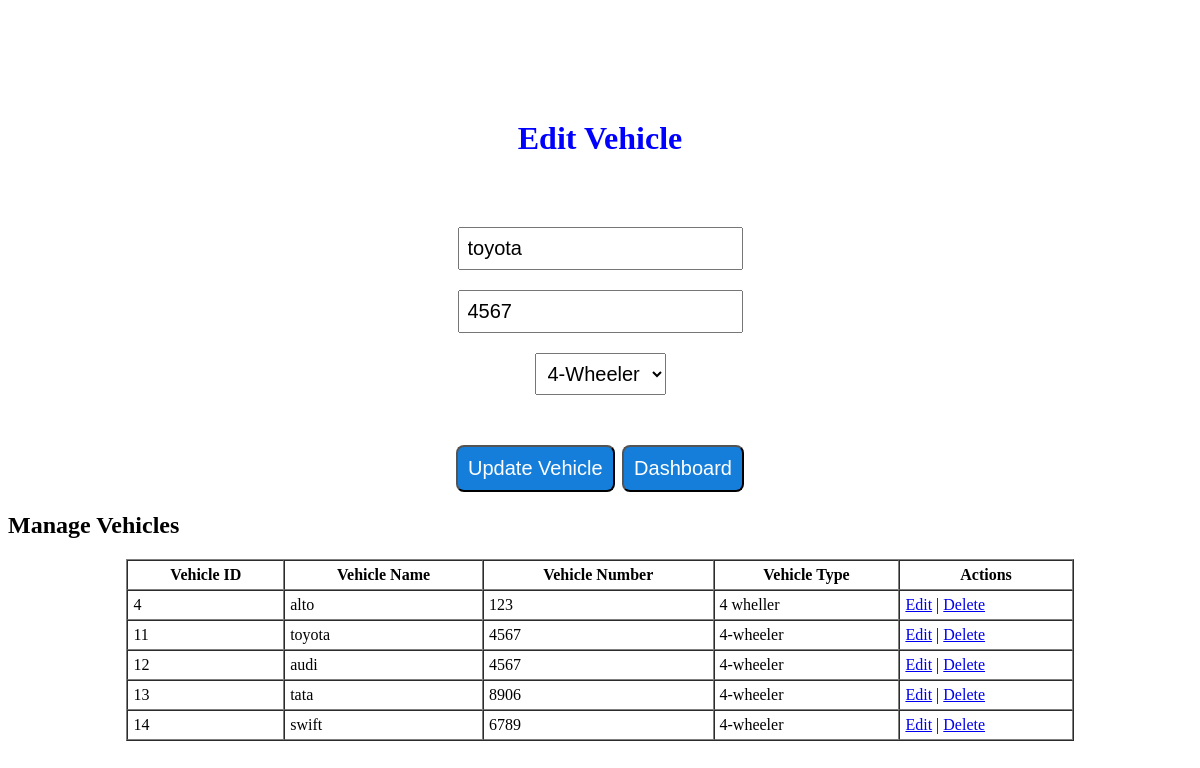
/vehicleservices/addvehicle.php?edit=11 (signed in), run on the app's committed database.
### tables this page shows
CREATE TABLE `vehicles` (
  `vehicle_id` int(11) NOT NULL,
  `user_id` int(11) DEFAULT NULL,
  `vehicle_name` varchar(100) DEFAULT NULL,
  `vehicle_number` varchar(50) DEFAULT NULL,
  `vehicle_type` varchar(50) DEFAULT NULL
);

### vehicleservices/addvehicle.php (the view, shortened to what this page needs)
<?php
include("config.php");
if (isset($_GET['edit'])) {
    $vehicle_id = $_GET['edit'];
    $sql = "SELECT * FROM vehicles WHERE vehicle_id = ?";
    $stmt = $conn->prepare($sql);
    $stmt->bind_param("i", $vehicle_id);
    $stmt->execute();
    $result = $stmt->get_result();
    $vehicle = $result->fetch_assoc();
}
?>
<!DOCTYPE html>
<html lang="en">
<head>
</head>
<body>
    <h1><?= isset($vehicle) ? "Edit Vehicle" : "Add Vehicle" ?></h1>
    <form method="POST">
        <input type="text" name="vehicle_name" placeholder="Vehicle Name" value="<?= htmlspecialchars($vehicle['vehicle_name'] ?? '') ?>" required><br>
        <input type="text" name="vehicle_number" placeholder="Vehicle Number(digits only)" value="<?= htmlspecialchars($vehicle['vehicle_number'] ?? '') ?>" required><br>
        <select name="vehicle_type" required>
            <option value="4-wheeler" <?= (isset($vehicle) && $vehicle['vehicle_type'] == '4-wheeler') ? 'selected' : '' ?>>4-Wheeler</option>
        </select><br>
        <button type="submit" name="<?= isset($vehicle) ? 'update' : 'add' ?>"><?= isset($vehicle) ? 'Update Vehicle' : 'Add Vehicle' ?></button>
        <a href="dashboard.php"><button type="button">Dashboard</button></a>
    </form>
    <h2>Manage Vehicles</h2>
    <table border="1" cellpadding="5" cellspacing="0" style="width: 80%; margin: 0 auto;">
        <thead>
            <tr>
                <th>Vehicle ID</th>
                <th>Vehicle Name</th>
                <th>Vehicle Number</th>
                <th>Vehicle Type</th>
                <th>Actions</th>
            </tr>
        </thead>
        <tbody>
            <?php
            $sql = "SELECT * FROM vehicles WHERE user_id = ?";
            $stmt = $conn->prepare($sql);
            $stmt->bind_param("i", $_SESSION['user_id']);
            $stmt->execute();
            $result = $stmt->get_result();
            while ($row = $result->fetch_assoc()):
            ?>
                <tr>
                    <td><?= htmlspecialchars($row['vehicle_id']) ?></td>
                    <td><?= htmlspecialchars($row['vehicle_name']) ?></td>
                    <td><?= htmlspecialchars($row['vehicle_number']) ?></td>
                    <td><?= htmlspecialchars($row['vehicle_type']) ?></td>
                    <td>
                        <a href="addvehicle.php?edit=<?= $row['vehicle_id'] ?>">Edit</a> |
                        <a href="addvehicle.php?delete=<?= $row['vehicle_id'] ?>" onclick="return confirm('Are you sure you want to delete this vehicle?')">Delete</a>
                    </td>
                </tr>
            <?php endwhile; ?>
        </tbody>
    </table>
</body>
</html>

### vehicleservices/addvehicle.php (style rules this page uses)
h1 { color: blue; text-align: center; margin-top: 120px; }
form { text-align: center; margin-top: 60px; font-size: 30px; }
select, input { font-size: 20px; padding: 8px; margin: 10px; }
button { font-size: 20px; margin-top: 40px; background-color: rgb(21, 126, 218); color: white; border-radius: 8px; padding: 10px; }

### data on the page
vehicles: vehicle_name "toyota", vehicle_number "4567", vehicle_type "4-Wheeler", vehicle_id "11", vehicle_type "4-wheeler"
vehicles: vehicle_id "4", vehicle_name "alto", vehicle_number "123", vehicle_type "4 wheller"
vehicles: vehicle_id "12", vehicle_name "audi", vehicle_number "4567", vehicle_type "4-wheeler"
vehicles: vehicle_id "13", vehicle_name "tata", vehicle_number "8906", vehicle_type "4-wheeler"
vehicles: vehicle_id "14", vehicle_name "swift", vehicle_number "6789", vehicle_type "4-wheeler"
